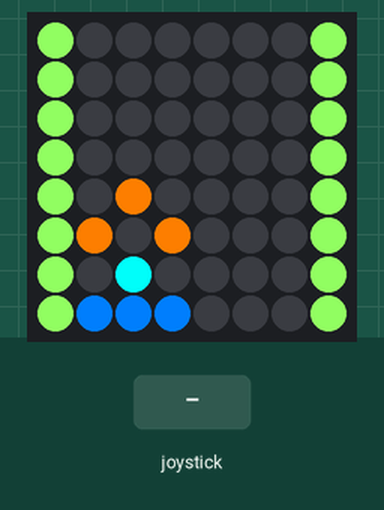
This program was run on a simulated Raspberry Pi (BCM pin numbers) with a Sense HAT. Shown: the Sense HAT's 8×8 RGB LED matrix. The test bench sets the inputs (shaded band). Random numbers come from a fixed seed; the 64×8 strip is a reading aid, not a part: it shows the text the matrix is scrolling, unrolled, one strip-width of it at a time.

Above: at 1.2 s.
1.3 s: joystick pushed up
At 2.4 s:
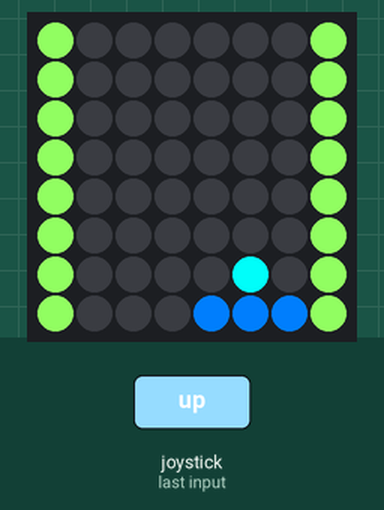
2.9 s: joystick pushed down
At 3.29 s:
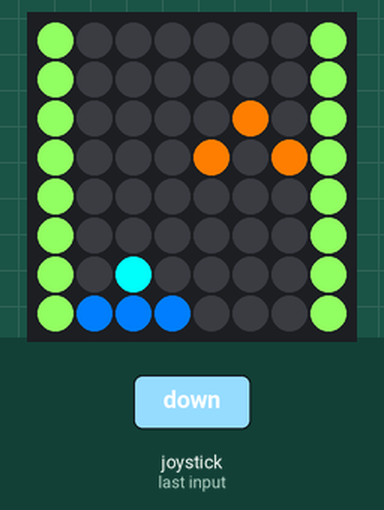
4.5 s: joystick pushed up
At 13.3 s:
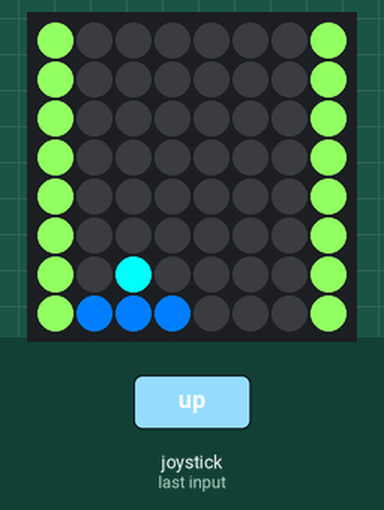

The program:

car_race.py
```python
from sense_hat import SenseHat
from time import sleep
from random import randint

sense= SenseHat()

score = 0

speed = 0.20

car = [1,7,2,7,3,7,2,6]
pos = 0

oppo = [1, 2, 3]
opos = randint(0,1)

sense.set_rotation(270)

def draw_car(p):
    if(p==0):
        sense.set_pixel(car[0],car[1],0,127,255)
        sense.set_pixel(car[2],car[3],0,127,255)
        sense.set_pixel(car[4],car[5],0,127,255)
        sense.set_pixel(car[6],car[7],0,255,255)
    else:
        sense.set_pixel(car[0] + 3,car[1],0,127,255)
        sense.set_pixel(car[2] + 3,car[3],0,127,255)
        sense.set_pixel(car[4] + 3,car[5],0,127,255)
        sense.set_pixel(car[6] + 3,car[7],0,255,255)

def draw_opponent(row):
    global opos
    if(opos==0):
        if row <= 7 :
            sense.set_pixel(oppo[0],row,255,127,0)
            sense.set_pixel(oppo[2],row,255,127,0)
        if row >=1 and row<=8:
            sense.set_pixel(oppo[1],row-1,255,127,0)

    else:

        if row <= 7 :
            sense.set_pixel(oppo[0] + 3,row,255,127,0)
            sense.set_pixel(oppo[2] + 3,row,255,127,0)
        if row >=1 and row<=8:
            sense.set_pixel(oppo[1] + 3,row-1,255,127,0)

def draw_border():
    color = (150,255,100)
    for i in range(8):
        sense.set_pixel(0,i,color)
        sense.set_pixel(7,i,color)

def move_left():
    global pos
    pos = 1
def move_right():
    global pos
    pos = 0

sense.stick.direction_up = move_left
sense.stick.direction_down = move_right


r = 0
car_distance = randint(9,15)
while True:
    sense.clear()
    draw_border()
    draw_car(pos);
    draw_opponent(r);
    r +=1

    if (r==8 or r==9) and opos == pos:
        sleep(0.5)
        sense.show_message("Score "+str(score))

        score = 0
        speed = 0.20
        pos = 0
        opos = randint(0,1)

        car_distance = randint(9,15)
        r = 0

    if(r == car_distance):
        r = 0

        car_distance = randint(9,13)
        opos = randint(0,1)
        score +=1
        if speed > 0.05:
            speed = speed * 0.9
    sleep(speed)
```

Measured:
- what the display in image 1 shows lasts 0.7 s, from 1.9 s to 2.6 s
- what the display in image 3 shows lasts 0.6 s, from 12.9 s to 13.5 s
